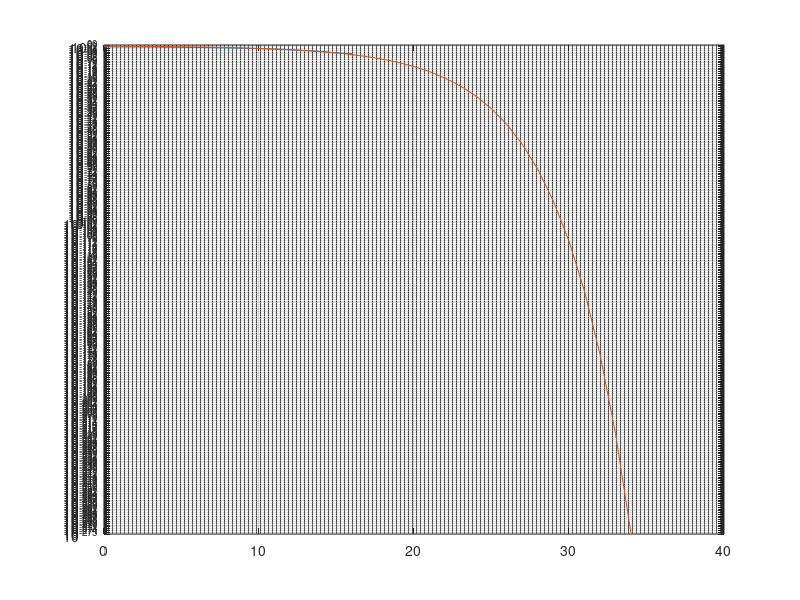

Write the MATLAB code that produced this figure.
N = 1e6;
SNR_dB = 0:40;
pError = zeros(size(SNR_dB));
txSymbols = randi([0 8], N, 1);
txSymbols(txSymbols>=8) = 8;
txSignal = exp(1i*2*pi*txSymbols/8).*(txSymbols<8);
avgPwr = mean(abs(txSignal).^2);
txSignal = txSignal/sqrt(avgPwr);
for i = 1:length(SNR_dB)
    rxSignal = awgn(txSignal, SNR_dB(i));
%     noise = 10^(-SNR_dB(i)/20)*complex(randn(size(txSignal)),randn(size(txSignal)))/sqrt(2);
%     rxSignal = txSignal + noise;
    rArray = 0.5;
    r = 0.5;
    isZero = (abs(rxSignal) < r);
    rxSymbols = mod(round(angle(rxSignal)*8/(2*pi)),8);
    rxSymbols(isZero) = 8;
    pError(i) = mean(txSymbols ~= rxSymbols & txSymbols == 8);
end
figure(1)
clf;
semilogy(SNR_dB, pError)
Q = @(x)normcdf(-x);
p = 10.^(SNR_dB/10);
pErrorEst = Q(sqrt(p/2)); % + Q(2*sqrt(2*p)*sin(pi/8));
hold on;
semilogy(SNR_dB, pErrorEst);
grid on;
